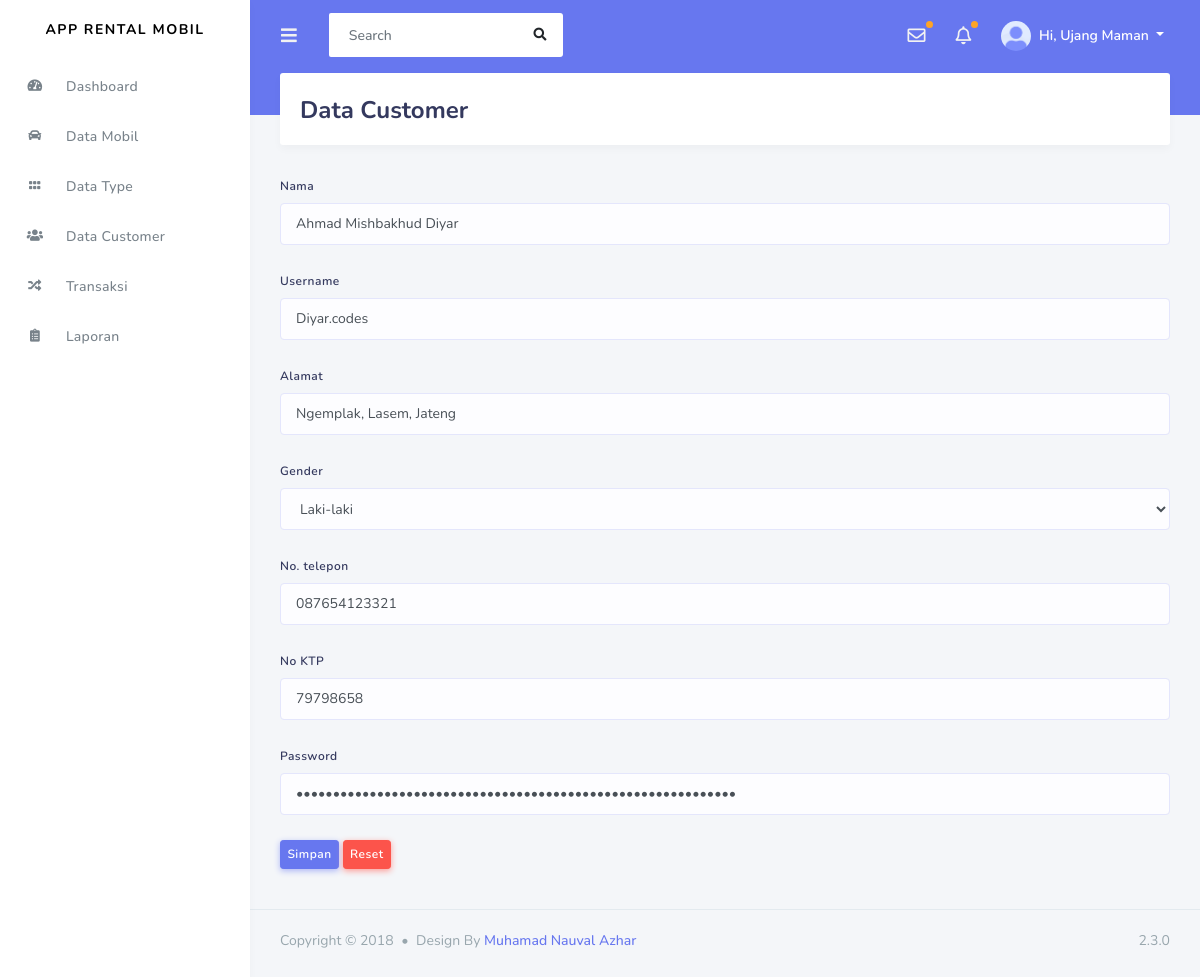
Page /admin/Data_customer/ubah_customer/1 on the committed database.
### tables this page shows
CREATE TABLE `customer` (
  `id_customer` int(11) NOT NULL,
  `nama` varchar(120) NOT NULL,
  `username` varchar(120) NOT NULL,
  `alamat` varchar(120) NOT NULL,
  `gender` varchar(20) NOT NULL,
  `no_telepon` varchar(20) NOT NULL,
  `no_ktp` varchar(50) NOT NULL,
  `password` varchar(120) NOT NULL
);

### application/controllers/admin/Data_customer.php (called while the page is built, shortened)
<?php
class Data_customer extends CI_Controller
{
    public function ubah_customer($id)
    {
        $data['customer'] = $this->rental_model->getDataCustomerById($id);
        $this->form_validation->set_rules('nama', 'Nama', 'required|trim', [
            'required' => 'Nama Tidak Boleh Kosong'
        ]);
        $this->form_validation->set_rules('username', 'Username', 'required|trim', [
            'required' => 'Username Tidak Boleh Kosong'
        ]);
        $this->form_validation->set_rules('alamat', 'Alamat', 'required|trim', [
            'required' => 'Alamat Tidak Boleh Kosong'
        ]);
        $this->form_validation->set_rules('gender', 'Gender', 'required|trim', [
            'required' => 'Gender Tidak Boleh Kosong'
        ]);
        $this->form_validation->set_rules('no_telepon', 'No telepon', 'required|trim', [
            'required' => 'No telepon Tidak Boleh Kosong'
        ]);
        $this->form_validation->set_rules('no_ktp', 'No Ktp', 'required|trim', [
            'required' => 'No Ktp Tidak Boleh Kosong'
        ]);
        $this->form_validation->set_rules('password', 'Password', 'required|trim', [
            'required' => 'Password Tidak Boleh Kosong'
        ]);
        if ($this->form_validation->run() == false) {
            $this->load->view('templates_admin/header');
            $this->load->view('templates_admin/sidebar');
            $this->load->view('admin/form_ubah_customer', $data);
            $this->load->view('templates_admin/footer');
        }
    }
}

### index.php (called while the page is built, shortened)
<?php
require_once BASEPATH.'core/CodeIgniter.php';

### application/models/rental_model.php (called while the page is built, shortened)
<?php
class rental_model extends CI_model
{
    public function getDataCustomerById($id)
    {
        return $this->db->get_where('customer', ['id_customer' => $id])->row_array();
    }
}

### application/views/admin/form_ubah_customer.php (the view, shortened to what this page needs)
<div class="main-content">
    <section class="section">
        <div class="section-header">
            <h1>Data Customer</h1>
        </div>
    </section>
    <form action="" method="post" autocomplete="off">
        <div class="form-group">
            <label for="nama">Nama</label>
            <input type="text" name="nama" id="nama" class="form-control" value="<?= $customer['nama']; ?>">
        </div>
        <div class="form-group">
            <label for="username">Username</label>
            <input type="text" name="username" id="username" class="form-control" value="<?= $customer['username']; ?>">
        </div>
        <div class="form-group">
            <label for="alamat">Alamat</label>
            <input type="text" name="alamat" id="alamat" class="form-control" value="<?= $customer['alamat']; ?>">
        </div>
        <div class="form-group">
            <label for="gender">Gender</label>
            <select name="gender" id="gender" class="form-control">
                <option value="<?= $customer['gender']; ?>"><?= $customer['gender']; ?></option>
            </select>
        </div>
        <div class="form-group">
            <label for="no_telepon">No. telepon</label>
            <input type="text" name="no_telepon" id="no_telepon" class="form-control" value="<?= $customer['no_telepon']; ?>">
        </div>
        <div class="form-group">
            <label for="no_ktp">No KTP</label>
            <input type="text" name="no_ktp" id="no_ktp" class="form-control" value="<?= $customer['no_ktp']; ?>">
        </div>
        <div class="form-group">
            <label for="password">Password</label>
            <input type="password" name="password" id="password" class="form-control" value="<?= $customer['password']; ?>">
        </div>
        <button type="submit" class="btn btn-sm btn-primary">Simpan</button>
        <button type="reset" class="btn btn-sm btn-danger">Reset</button>
    </form>
</div>

### rows in the picture
customer: nama "Ahmad Mishbakhud Diyar", username "Diyar.codes", alamat "Ngemplak, Lasem, Jateng", gender "Laki-laki", no_telepon "087654123321", no_ktp "79798658"
